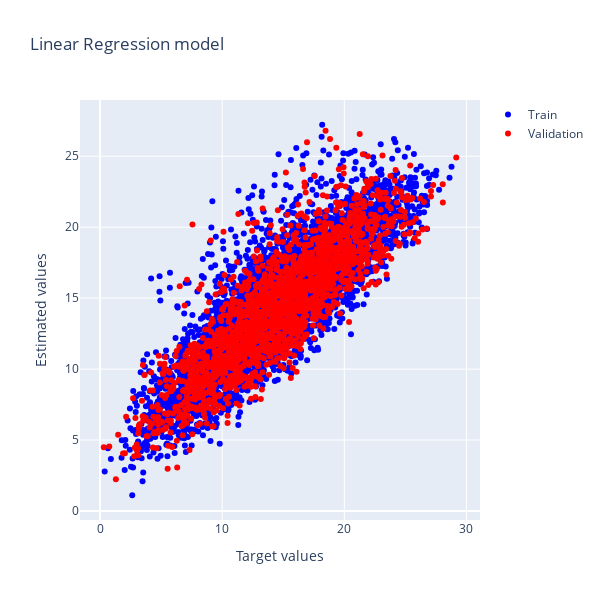

Notebook code cell kept with this figure:
### Markdown cell above
## Linear Models
### Linear regression
Linear regression model trained by using the training data set. For performance/error evaluation the trained model is used for predicting the validation data set.
- Mean squared error (MSE): training MSE is slightly better than with validation data.
- R²: training R² better than with validation data, by 0.01133689.
- Mean absolute error (MAE): slightly better performance with training data than with validation data.

### Code cell
# Linear Regression, with all data 
from sklearn.linear_model import LinearRegression

lm= LinearRegression()
lm.fit(X_train, y_train)

y_train_est= lm.predict(X_train)
y_val_est = lm.predict(X_val)
predictions = lm.predict(X)

util.export_model_string(lm, df.columns)
util.print_model_statistics(y_train, y_train_est, y_val, y_val_est)

#scatter plot of train and validation
fig = go.Figure()

fig.update_layout(title="Linear Regression model", xaxis_title="Target values", yaxis_title = "Estimated values", height=600, width=600)

fig.add_trace(go.Scatter(x=y_train, y= y_train_est, mode="markers", line=go.scatter.Line(color="blue"), showlegend=True, name="Train"))

fig.add_trace(go.Scatter(x=y_val, y= y_val_est, mode= "markers", line=go.scatter.Line(color="red"), showlegend=True, name="Validation"))

### Figure 1 — Plotly figure (JSON) as saved in the notebook; plotly's stock layout.template omitted (floating-point values rounded to 4 significant figures; data arrays with more than 128 entries replaced by an {"elided": "..."} marker saying what was removed)
{"data": [{"line": {"color": "blue"}, "mode": "markers", "name": "Train", "showlegend": true, "type": "scatter", "x": {"elided": "5000 float values"}, "y": {"elided": "5000 float values"}}, {"line": {"color": "red"}, "mode": "markers", "name": "Validation", "showlegend": true, "type": "scatter", "x": {"elided": "2000 float values"}, "y": {"elided": "2000 float values"}}], "layout": {"height": 600, "title": {"text": "Linear Regression model"}, "width": 600, "xaxis": {"title": {"text": "Target values"}}, "yaxis": {"title": {"text": "Estimated values"}}}}
